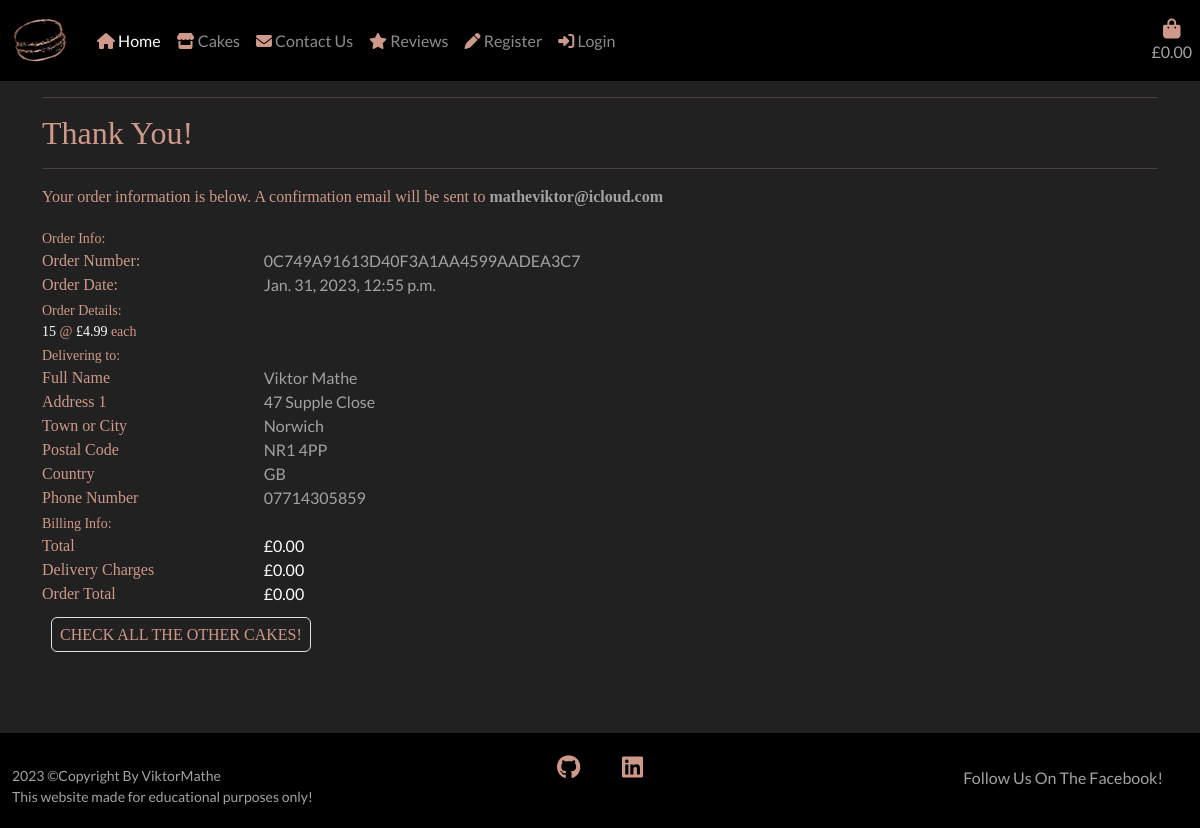
The app's page /profile/order_history/0C749A91613D40F3A1AA4599AADEA3C7 with its own data.
### checkout/models.py (models this page shows, shortened)
class Checkout(models.Model):
    order_number = models.CharField(max_length=32, editable=False, null=False)
    full_name = models.CharField(max_length=64, blank=False, null=False)
    email_address = models.EmailField(max_length=254, blank=False, null=False)
    phone_number = models.CharField(max_length=24, blank=False, null=False)
    city = models.CharField(max_length=50, blank=False, null=False)
    address_1 = models.CharField(max_length=100, blank=False, null=False)
    address_2 = models.CharField(max_length=100, blank=True, null=True)
    county = models.CharField(max_length=50, blank=True, null=True)
    post_code = models.CharField(max_length=50, blank=False, null=False)
    country = CountryField(
        blank_label='Country *', blank=False, null=False)
    date = models.DateTimeField(auto_now_add=True)
    bag_total = models.DecimalField(
        max_digits=10, decimal_places=2, default=0, null=False)
    delivery = models.DecimalField(
        max_digits=6, decimal_places=2, default=0, null=False)
    order_total = models.DecimalField(
        max_digits=10, decimal_places=2, default=0, null=False)
    stripe_pid = models.CharField(
        max_length=254, blank=False, null=False, default='')
    profile = models.ForeignKey(
        Profile, on_delete=models.SET_NULL,
        null=True, blank=True, related_name='orders')

class CheckoutLine(models.Model):
    order = models.ForeignKey(
        Checkout, null=False, blank=False, on_delete=models.CASCADE,
        related_name='lineitems')
    cake = models.ForeignKey(
        Cake, null=False, blank=False, on_delete=models.CASCADE)
    quantity = models.IntegerField(null=False, blank=False, default=0)
    lineitem_total = models.DecimalField(
        max_digits=6, decimal_places=2, null=False, blank=False,
        editable=False)

### cakes/models.py (models this page shows, shortened)
class Cake(models.Model):
    category = models.ForeignKey(
        'Category', null=True, blank=True, on_delete=models.SET_NULL)
    name = models.CharField(max_length=150)
    description = models.TextField()
    flavours = models.CharField(max_length=50, null=True, blank=True)
    ingredients = models.CharField(max_length=245, null=True, blank=True)
    price = models.DecimalField(max_digits=6, decimal_places=2)
    image = models.ImageField(null=True, blank=True)

### profiles/views.py (the view)
# urls.py: path('order_history/<order_number>',
def order_history(request, order_number):
    order = get_object_or_404(Checkout, order_number=order_number)
    template = 'checkout_success.html'
    context = {
        'order': order,
        'from_profile': True,
    }
    return render(request, template, context)

### bag/context.py (called while the page is built, shortened)
def bag_contents(request):
    bag_contents = []
    total = 0
    cake_count = 0
    bag = request.session.get('bag', {})
    if total < settings.FREE_DELIVERY:
        delivery_fee = total * Decimal(settings.DELIVERY_PERCENTAGE/100)
        free_delivery_delta = settings.FREE_DELIVERY - total
    else:
        delivery_fee = 0
        free_delivery_delta = 0
    order_total = delivery_fee + total
    context = {
        'bag_contents': bag_contents,
        'total': total,
        'cake_count': cake_count,
        'delivery_fee': delivery_fee,
        'free_delivery': settings.FREE_DELIVERY,
        'free_delivery_delta': free_delivery_delta,
        'order_total': order_total,
    }
    return context

### checkout/templates/checkout_success.html (shortened to what this page needs)
{% extends "base.html" %}
{% load static %}
{% block content %}
<div class="remove-bg"></div>
<div class="container">
    <div class="row">
        <div class="col text">
            <hr>
            <h2>Thank You!</h2>
            <hr>
            <p class="text">Your order information is below. A confirmation email will be sent to <strong class="silver-text">{{ order.email_address }}</strong></p>
        </div>
    </div>
    <div class="row">
        <div class="col-12 col-lg-7">
            <div>
                <div class="row">
                    <div class="col">
                        <small class="text">Order Info:</small>
                    </div>
                </div>
                <div class="row">
                    <div class="col-12 col-md-4">
                        <p class="mb-0 text font-weight-bold">Order Number:</p>
                    </div>
                    <div class="col-12 col-md-8 text-md-right">
                        <p class="mb-0 silver-text">{{ order.order_number }}</p>
                    </div>
                </div>
                <div class="row">
                    <div class="col-12 col-md-4">
                        <p class="mb-0 text font-weight-bold">Order Date:</p>
                    </div>
                    <div class="col-12 col-md-8 text-md-right">
                        <p class="mb-0 silver-text">{{ order.date }}</p>
                    </div>
                </div>
                <div class="row">
                    <div class="col">
                        <small class="text">Order Details:</small>
                    </div>
                </div>
                {% for item in order.lineitems.all %}
                <div class="row">
                    <div class="col-12 col-md-8 text-md-right">
                        <p class="small mb-0 text"><span class="text-white">{{ item.quantity }}</span> @ <span class="text-white">£{{ item.cake.price }} </span>each</p>
                    </div>
                </div>
                {% endfor %}
                <div class="row">
                    <div class="col">
                        <small class="text">Delivering to:</small>
                    </div>
                </div>
                <div class="row">
                    <div class="col-12 col-md-4">
                        <p class="mb-0 text font-weight-bold">Full Name</p>
                    </div>
                    <div class="col-12 col-md-8 text-md-right">
                        <p class="mb-0 silver-text">{{ order.full_name }}</p>
                    </div>
                </div>
                <div class="row">
                    <div class="col-12 col-md-4">
                        <p class="mb-0 text font-weight-bold">Address 1</p>
                    </div>
                    <div class="col-12 col-md-8 text-md-right">
                        <p class="mb-0 silver-text">{{ order.address_1 }}</p>
                    </div>
                </div>
                <div class="row">
                    <div class="col-12 col-md-4">
                        <p class="mb-0 text font-weight-bold">Town or City</p>
                    </div>
                    <div class="col-12 col-md-8 text-md-right">
                        <p class="mb-0 silver-text">{{ order.city }}</p>
                    </div>
                </div>
                {% if order.post_code %}
                <div class="row">
                    <div class="col-12 col-md-4">
                        <p class="mb-0 text font-weight-bold">Postal Code</p>
                    </div>
                    <div class="col-12 col-md-8 text-md-right">
                        <p class="mb-0 silver-text">{{ order.post_code }}</p>
                    </div>
                </div>
                {% endif %}
                <div class="row">
                    <div class="col-12 col-md-4">
                        <p class="mb-0 text font-weight-bold">Country</p>
                    </div>
                    <div class="col-12 col-md-8 text-md-right">
                        <p class="mb-0 silver-text">{{ order.country }}</p>
                    </div>
                </div>
                <div class="row">
                    <div class="col-12 col-md-4">
                        <p class="mb-0 text font-weight-bold">Phone Number</p>
                    </div>
                    <div class="col-12 col-md-8 text-md-right">
                        <p class="mb-0 silver-text">{{ order.phone_number }}</p>
                    </div>
                </div>
                <div class="row">
                    <div class="col">
                        <small class="text">Billing Info:</small>
                    </div>
                </div>
                <div class="row">
                    <div class="col-12 col-md-4">
                        <p class="mb-0 text font-weight-bold">Total</p>
                    </div>
                    <div class="col-12 col-md-8 text-md-right">
                        <p class="mb-0 text-white">£{{ order.bag_total }}</p>
                    </div>
                </div>
                <div class="row">
                    <div class="col-12 col-md-4">
                        <p class="mb-0 text font-weight-bold">Delivery Charges</p>
                    </div>
                    <div class="col-12 col-md-8 text-md-right">
                        <p class="mb-0 text-white">£{{ order.delivery }}</p>
                    </div>
                </div>
                <div class="row">
                    <div class="col-12 col-md-4">
                        <p class="mb-0 text font-weight-bold">Order Total</p>
                    </div>
                    <div class="col-12 col-md-8 text-md-right">
                        <p class="mb-0 text-white">£{{ order.order_total }}</p>
                    </div>
                </div>
            </div>
        </div>
    </div>
    <div class="row">
        <div class="col-12 col-lg-7 text-right">
                <a href="{% url 'cakes' %}" class="btn text p-2 rounded-2 my-2">
                    <span class="text-uppercase rounded-2 border p-2 text">Check all the other Cakes!</span>
                </a>
        </div>
    </div>
</div>
{% endblock %}

### static/css/base.css (style rules this page uses)
html { height: 100%; }
body { background: url('/media/macaron_background.png') fixed center center no-repeat; background-size: cover; height: calc(100vh - 164px); font-family: 'Lato', sans-serif; }
.text { color: #ce9988; font-family: Italic; }
.remove-bg { height: 100%; width: 100%; top: 0; left: 0; position: fixed; background: #212121; z-index: -1; }
.silver-text { color: #a2a2a3; }

### records on screen
Checkout: email_address "matheviktor@icloud.com", order_number "0C749A91613D40F3A1AA4599AADEA3C7", date "Jan. 31, 2023, 12:55 p.m.", full_name "Viktor Mathe", address_1 "47 Supple Close", city "Norwich", post_code "NR1 4PP", country "GB", phone_number "07714305859", bag_total "0.00", delivery "0.00", order_total "0.00"
CheckoutLine: quantity "15", cake.price "4.99"
